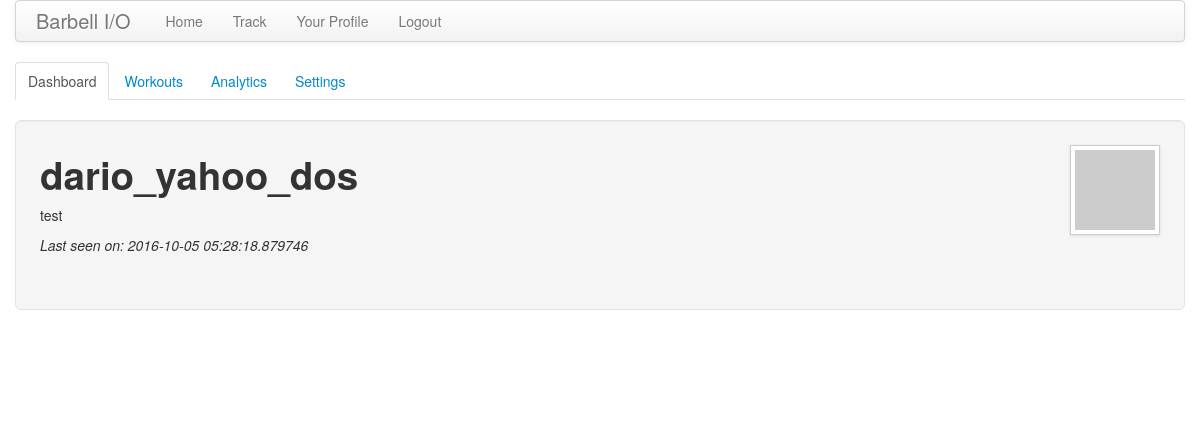
Before: /user/dario_yahoo_dos/home (signed in) with the older database file.
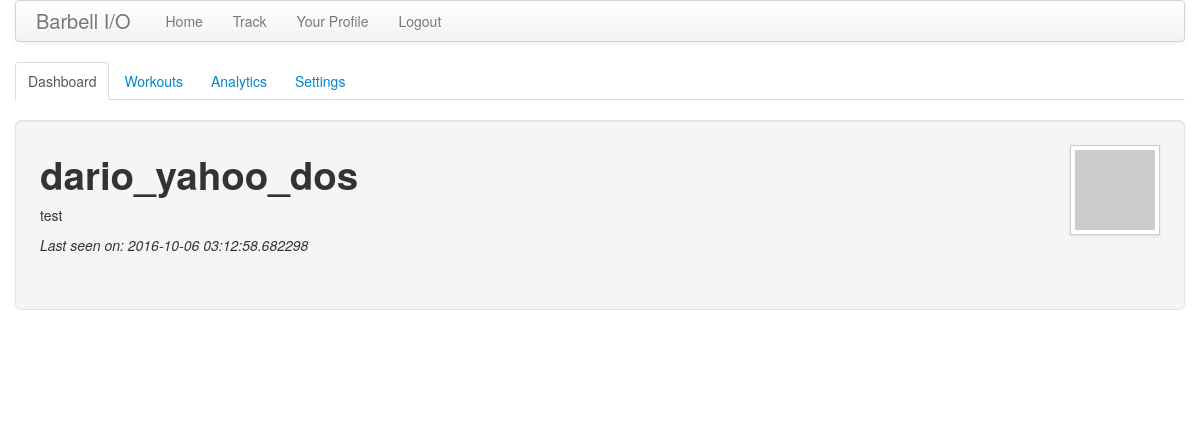
After: the same page with the newer database file.
### app/models.py (models this page shows, shortened)
class User(db.Model):
    id = db.Column(db.Integer, primary_key=True)
    uid = db.Column(db.String, unique=True)
    username = db.Column(db.String(64), index=True, unique=True)
    email = db.Column(db.String(120), index=True, unique=True)
    about_me = db.Column(db.String(140))
    last_seen = db.Column(db.DateTime)
    units = db.Column(db.String) # TODO: len
    sex = db.Column(db.String)   # TODO: len
    posts = db.relationship('Post', backref='author', lazy='dynamic')
    lifts = db.relationship('LiftEntry', backref='lifter', lazy='dynamic')
    def avatar(self, size):
        return 'http://www.gravatar.com/avatar/%s?d=mm&s=%d' % (md5(self.email.encode('utf-8')).hexdigest(), size)
    @property
    def is_authenticated(self):
        return True
    def __repr__(self):
        return '<User %r>' % (self.username)

### app/views.py (the view)
@app.route('/user/<username>')
@app.route('/user/<username>/home')
@login_required
def user_home(username):
    user = User.query.filter_by(username=username).first()
    if user == None:
        flash('User %s not found.' % username)
        return redirect(url_for('index'))
    lifts = user.lifts
    units = user.units
    charts = []
    for idx, lift_choice in enumerate(lift_choices):
        cur_lift = lifts.filter_by(lift=lift_choice)
        if cur_lift.count() > 0:
            cur_chart = {}
            cur_chart['chartID'] = 'chart' + str(idx)
            cur_chart['chart'] = {"renderTo": 'chartID_' + str(idx), "type": 'spline'}
            cur_chart['series'] = [{"name": 'Weight', "data": [lift.weight for lift in cur_lift]}]
            cur_chart['chartTitle'] = {"text": lift_choice}
            cur_chart['xAxis'] = {"categories": [str(i) for i in range(cur_lift.count())]}
            cur_chart['yAxis'] = {"title": {"text": 'Weight in ' + units}}
            cur_chart['plotOptions'] = {}
            charts.append(cur_chart)
    return render_template('user_home.html',
                           title='Your Profile',
                           user=user,
                           charts=charts)

### app/views.py (called while the page is built)
@app.before_request
def before_request():
    g.user = current_user
    print('Current user: ' + str(g.user))
    if g.user.is_authenticated:
        g.user.last_seen = datetime.utcnow()
        db.session.add(g.user)
        db.session.commit()

@lm.user_loader
def load_user(id):
    return User.query.get(int(id))

### app/templates/user_home.html (shortened to what this page needs)
{% extends "user_nav.html" %}
{% set active_page = "dashboard" %}
{% block user_content %}
<div class="well well-large" style="height: 140px;">
    <div class="pull-right">
        <img src="{{user.avatar(128)}}" class="img-polaroid">
    </div>
    <h1>{{user.username}}</h1>
    {% if user.about_me %}<p>{{user.about_me}}</p>{% endif %}
    {% if user.last_seen %}<p><em>Last seen on: {{user.last_seen}}</em></p>{% endif %}
</div>
{% for chart in charts %}
    <div class="row-fluid">
    <div class = "span10 offset1">
    </div>
    </div>
{% endfor %}
{% endblock %}

### app/templates/user_nav.html (shortened to what this page needs)
{% extends "base.html" %}
{% block content %}
{% set navigation_bar = [
    (url_for('user_home', username=user.username), 'dashboard', 'Dashboard'),
    (url_for('user_workouts', username=user.username), 'workouts', 'Workouts'),
    (url_for('user_analytics', username=user.username), 'analytics', 'Analytics'),
    (url_for('user_settings', username=user.username), 'settings', 'Settings')
] %}
{% set active_page = active_page|default('dashboard') %}
<ul id="user_navbar" class="nav nav-tabs">
    {% for href, id, caption in navigation_bar %}
    <li{% if id == active_page %} class="active"{% endif %}><a href="{{ href|e }}">{{ caption|e }}</a></li>
    {% endfor %}
</ul>
{% block user_content %}{% endblock %}
{% endblock %}

### app/templates/base.html (shortened to what this page needs)
<!DOCTYPE html>
<html lang="en">
<head>
    <link href="/static/css/bootstrap.min.css" rel="stylesheet" media="screen">
    <link href="/static/css/bootstrap-responsive.min.css" rel="stylesheet">
</head>
<body>
    <div class="container">
        <div class="navbar">
            <div class="navbar-inner">
                <a class="brand" href="/">Barbell I/O</a>
                <ul class="nav">
                    <li><a href="{{ url_for('index') }}">Home</a></li>
                    {% if g.user.is_authenticated %}
                    <li><a href="{{ url_for('track') }}">Track</a>
                    <li><a href="{{ url_for('user_home', username=g.user.username) }}">Your Profile</a></li>
                    <li><a href="{{ url_for('logout') }}">Logout</a></li>
                    {% endif %}
                </ul>
            </div>
        </div>
        <div class="row">
            <div class="span12">
                {% block content %}{% endblock %}
            </div>
        </div>
    </div>
</body>
</html>

Changed rows visible on the page:
changed User "dario_yahoo_dos": last_seen "2016-10-05 05:28:18.879746" → "2016-10-06 03:12:58.682298"
